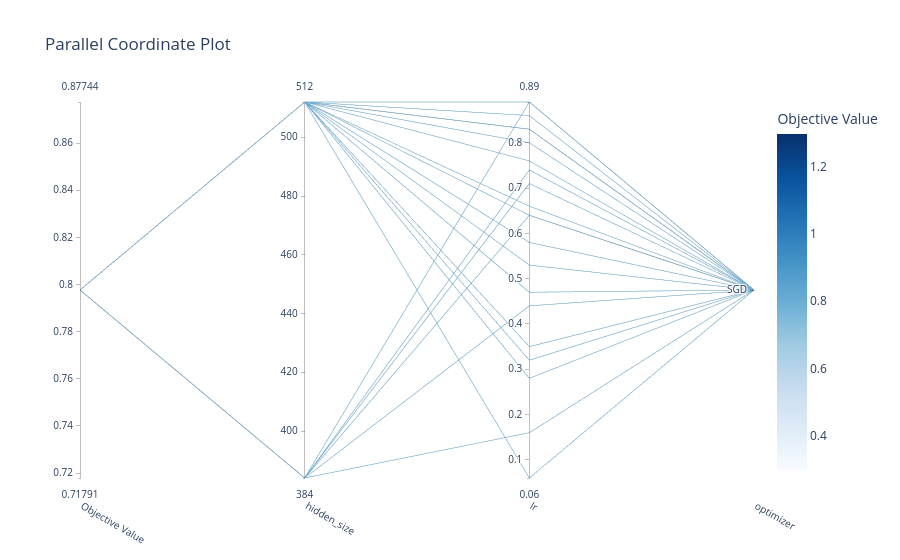

Notebook code cell kept with this figure:
### Code cell
optuna.visualization.plot_parallel_coordinate(study)

### Figure 1 — Plotly figure (JSON) as saved in the notebook; plotly's stock layout.template omitted (floating-point values rounded to 4 significant figures)
{"data": [{"dimensions": [{"label": "Objective Value", "range": [0.7977, 0.7977], "values": [0.7977, 0.7977, 0.7977, 0.7977, 0.7977, 0.7977, 0.7977, 0.7977, 0.7977, 0.7977, 0.7977, 0.7977, 0.7977, 0.7977, 0.7977, 0.7977, 0.7977, 0.7977, 0.7977, 0.7977, 0.7977]}, {"label": "hidden_size", "range": [384, 512], "values": [512, 512, 384, 512, 512, 512, 384, 512, 512, 512, 384, 512, 512, 512, 384, 512, 512, 384, 512, 512, 384]}, {"label": "lr", "range": [0.06, 0.89], "values": [0.83, 0.83, 0.71, 0.47, 0.86, 0.06, 0.16, 0.28, 0.8, 0.53, 0.64, 0.89, 0.64, 0.35, 0.74, 0.58, 0.76, 0.89, 0.32, 0.66, 0.44]}, {"label": "optimizer", "range": [0, 0], "ticktext": ["SGD"], "tickvals": [0], "values": [0, 0, 0, 0, 0, 0, 0, 0, 0, 0, 0, 0, 0, 0, 0, 0, 0, 0, 0, 0, 0]}], "labelangle": 30, "labelside": "bottom", "line": {"color": [0.7977, 0.7977, 0.7977, 0.7977, 0.7977, 0.7977, 0.7977, 0.7977, 0.7977, 0.7977, 0.7977, 0.7977, 0.7977, 0.7977, 0.7977, 0.7977, 0.7977, 0.7977, 0.7977, 0.7977, 0.7977], "colorbar": {"title": {"text": "Objective Value"}}, "colorscale": [[0, "rgb(247,251,255)"], [0.125, "rgb(222,235,247)"], [0.25, "rgb(198,219,239)"], [0.375, "rgb(158,202,225)"], [0.5, "rgb(107,174,214)"], [0.625, "rgb(66,146,198)"], [0.75, "rgb(33,113,181)"], [0.875, "rgb(8,81,156)"], [1, "rgb(8,48,107)"]], "reversescale": false, "showscale": true}, "type": "parcoords"}], "layout": {"title": {"text": "Parallel Coordinate Plot"}}}
